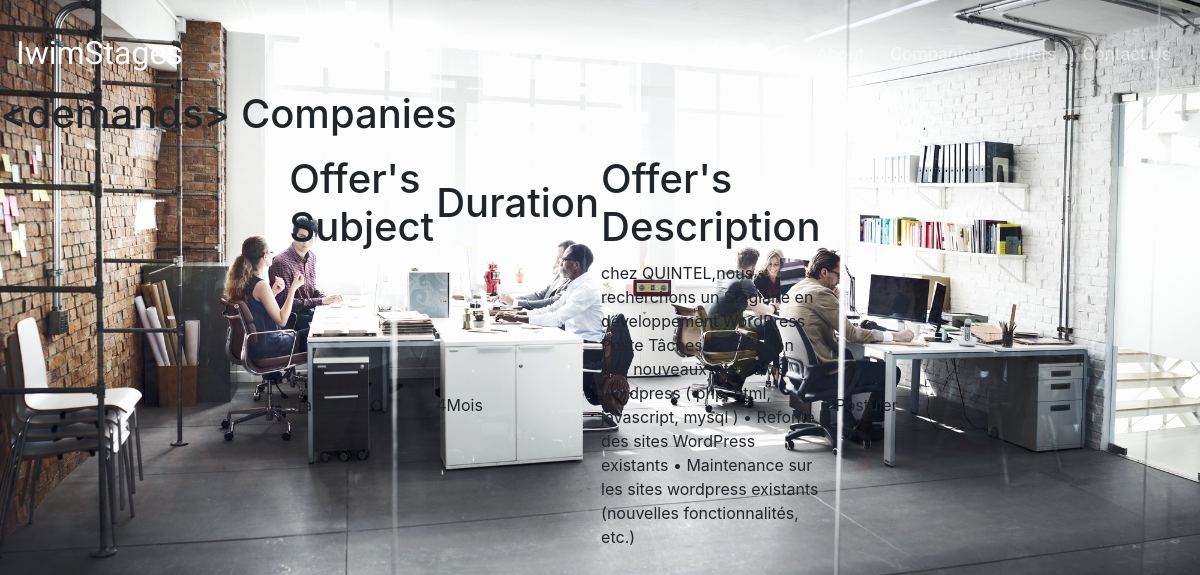
/Student_demands/index.php?of_id=25, run on the app's committed database.
### tables this page shows
CREATE TABLE IF NOT EXISTS `offre` (
  `of_id` int(11) NOT NULL AUTO_INCREMENT,
  `of_sujet` varchar(50) DEFAULT NULL,
  `of_description` varchar(1000) DEFAULT NULL,
  `of_datedebut` varchar(10) DEFAULT NULL,
  `of_datefin` varchar(10) DEFAULT NULL,
  `of_duree` int(11) DEFAULT NULL,
  `image` varchar(255) DEFAULT NULL,
  `of_status` int(11) NOT NULL DEFAULT 0,
  `e_id` int(11) NOT NULL,
  PRIMARY KEY (`of_id`)
);

### Student_demands/index.php (the view, shortened to what this page needs)
<?php
    $host = 'localhost';
    $dbname = 'pfa';
    $username = 'root';
    $password = '';
    $of_id = $_GET['of_id'];
            try {
                $conn = new PDO("mysql:host=$host;dbname=$dbname", $username, $password);
            }
            catch (PDOException $e) {
              die("Impossible de se connecter à la base de données $dbname :" );
            }
            $query = "SELECT of_id, of_sujet, of_duree, of_description from offre where of_id = :of_id";
            $stmt = $conn-> prepare($query);
            $stmt->bindParam(':of_id', $of_id);
            $stmt->execute();
            $row = $stmt->fetch(PDO::FETCH_ASSOC);
?>
<!DOCTYPE html>
<html lang="en">
<head>
    <link rel="stylesheet" href="https://stackpath.bootstrapcdn.com/bootstrap/4.4.1/css/bootstrap.min.css">
    <link rel="stylesheet" type="text/css" href="stylesheet.css">
</head>
<body>
    <div class="header">
      <nav class="navbar navbar-expand-lg navbar-dark">
        <a class="navbar-brand" href="">IwimStages</a>
        <div class="collapse navbar-collapse" id="navbarSupportedContent">
          <ul class="navbar-nav ml-auto">
              <li class="nav-item">
                  <a class="nav-link" href="  ">Home</a>
              </li>
              <li class="nav-item">
                  <a class="nav-link" href="">About</a>
              </li>
              <li class="nav-item">
                  <a class="nav-link" href="">Companies</a>
              </li>
              <li class="nav-item">
                  <a class="nav-link" href="">Offers</a>
              </li>
              <li class="nav-item">
                  <a class="nav-link" href="http://yas/contact_Admin/">Contact Us</a>
              </li>
            </ul>
        </div>
      </nav>
    </div>
<h1><span class="blue">&lt;</span>demands<span class="blue">&gt;</span> <span class="yellow">Companies</pan></h1>
<table class="container">
	<thead>
		<tr>
			<th><h1>Offer's Subject</h1></th>
			<th><h1>Duration</h1></th>
      <th><h1>Offer's Description</h1></th>
		</tr>
    </thead>
    <form action="" method="post">
        <tbody>
            <tr>
                <td> <?php  echo $row['of_sujet'] ?> </td>
                <td>  <?php  echo $row['of_duree'] ?>Mois </td>
                <td> <?php  echo $row['of_description'] ?> </td>
                <td><a href="../Student_contact/index.php?of_id=<?php echo $row['of_id']?>" name="submit" type="submit" class="btn card_btn">Postuler</a>
</td>
            </tr>
        </tbody>
    </form>
</table>
</body>
</html>

### Company_offer/info-company/stylesheet.css (style rules this page uses)
body { background-image: url("images/office.jpg"); height: 100%; margin: 0; padding-bottom: 10px; width: 100%; background-position: 0; background-size: cover; }
.nav-item { padding: 5px 5px; font-family: 'Baloo 2', cursive; font-size: large; }
.navbar-brand { font-family: 'Lobster Two', cursive; font-size: xx-large; }
.container { max-width: 400px; width: 100%; margin: 0 auto; position: relative; }

### data on the page
offre: of_sujet "stage web", of_duree "4", of_description "chez QUINTEL,nous recherchons un Stagiaire en développement WordPress Poste Tâches : • Création des nouveaux sites CMS wordpress ( php, html, javascript, mysql ) • Refonte des sites WordPress existants • Maintenance sur les sites wordpress existants (nouvelles fonctionnalités, etc.)"
